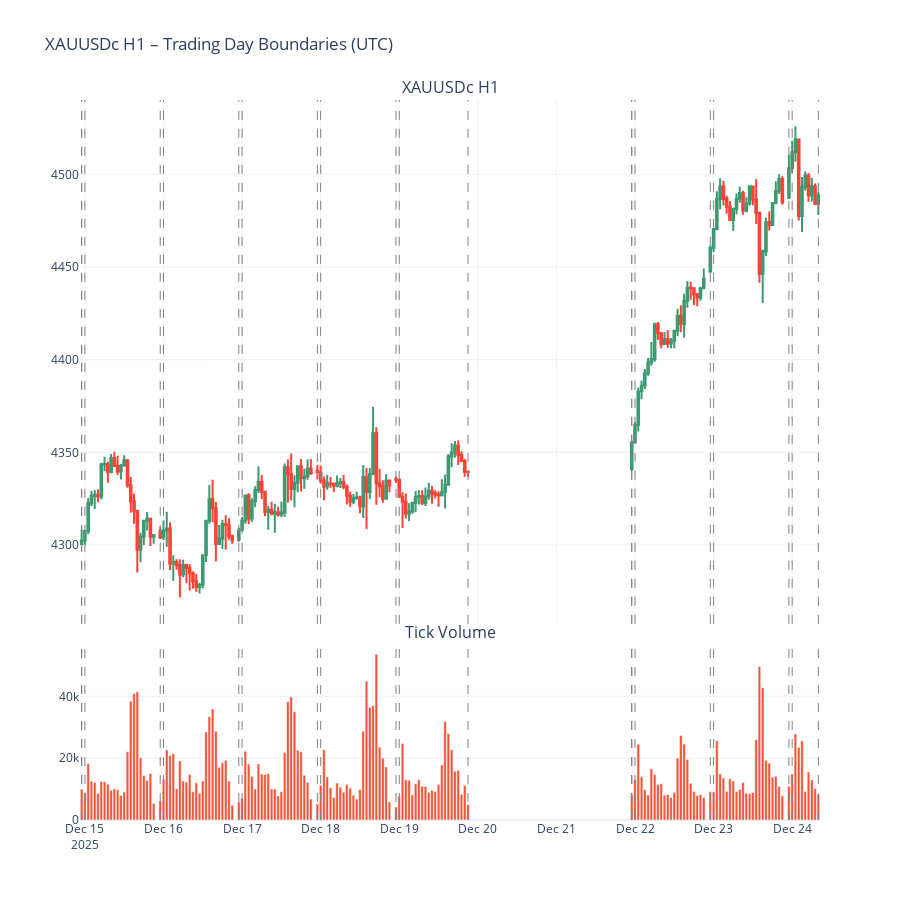

Here is the notebook cell this chart was saved with:
### Markdown cell above
Use Python to fetch XAUUSDc H1 candles data from MT5, but by calling 10 daily candles. UTC-based timezone. Use the plotly white-themed default candlestick chart with tick-volume bars on separte pane. Remove the rangeslider, make the chart height = 900.

Identify trading-hours that include pre-market open and overnight from the very first candle formed to the last candle formed. Locate the very first and project virtical dashed line at it, and project another dashed line at the last candle. Do this for all days.

### Code cell
import MetaTrader5 as mt5
import pandas as pd
import pytz
from datetime import datetime, timedelta
from plotly.subplots import make_subplots
import plotly.graph_objects as go

# -------------------------------------------------
# PARAMETERS
# -------------------------------------------------
symbol = "XAUUSDc"
timeframe = mt5.TIMEFRAME_H1
lookback_days = 10
utc_timezone = pytz.UTC

# -------------------------------------------------
# INITIALIZE MT5
# -------------------------------------------------
if not mt5.initialize():
    raise RuntimeError(f"MT5 initialization failed: {mt5.last_error()}")

if not mt5.symbol_select(symbol, True):
    mt5.shutdown()
    raise RuntimeError(f"Symbol not available: {symbol}")

# -------------------------------------------------
# FETCH DATA (UTC)
# -------------------------------------------------
utc_now = datetime.now(utc_timezone)
utc_from = utc_now - timedelta(days=lookback_days + 1)

rates = mt5.copy_rates_range(
    symbol,
    timeframe,
    utc_from,
    utc_now
)

mt5.shutdown()

if rates is None or len(rates) == 0:
    raise RuntimeError("No data returned from MT5")

df = pd.DataFrame(rates)
df["time"] = pd.to_datetime(df["time"], unit="s", utc=True)
df.set_index("time", inplace=True)

# -------------------------------------------------
# IDENTIFY TRADING DAYS
# -------------------------------------------------
df["trade_date"] = df.index.date

daily_bounds = (
    df.groupby("trade_date")
    .agg(
        first_time=("trade_date", lambda x: x.index.min()),
        last_time=("trade_date", lambda x: x.index.max())
    )
)

# -------------------------------------------------
# PLOTLY FIGURE (2 PANES)
# -------------------------------------------------
fig = make_subplots(
    rows=2,
    cols=1,
    shared_xaxes=True,
    vertical_spacing=0.03,
    row_heights=[0.75, 0.25],
    subplot_titles=("XAUUSDc H1", "Tick Volume")
)

# -------------------------------------------------
# CANDLESTICKS
# -------------------------------------------------
fig.add_trace(
    go.Candlestick(
        x=df.index,
        open=df["open"],
        high=df["high"],
        low=df["low"],
        close=df["close"],
        name="XAUUSDc"
    ),
    row=1,
    col=1
)

# -------------------------------------------------
# TICK VOLUME
# -------------------------------------------------
fig.add_trace(
    go.Bar(
        x=df.index,
        y=df["tick_volume"],
        name="Tick Volume"
    ),
    row=2,
    col=1
)

# -------------------------------------------------
# DAILY FIRST / LAST VERTICAL LINES
# -------------------------------------------------
for _, row in daily_bounds.iterrows():
    fig.add_vline(
        x=row["first_time"],
        line_width=1,
        line_dash="dash",
        line_color="gray"
    )
    fig.add_vline(
        x=row["last_time"],
        line_width=1,
        line_dash="dash",
        line_color="gray"
    )

# -------------------------------------------------
# LAYOUT
# -------------------------------------------------
fig.update_layout(
    title="XAUUSDc H1 – Trading Day Boundaries (UTC)",
    height=900,
    xaxis_rangeslider_visible=False,
    showlegend=False,
    template="plotly_white",
)

fig.show()

### Figure 1 — Plotly figure (JSON) as saved in the notebook; plotly's stock layout.template omitted (floating-point values rounded to 4 significant figures; data arrays with more than 128 entries replaced by an {"elided": "..."} marker saying what was removed)
{"data": [{"close": {"elided": "171 float values"}, "high": {"elided": "171 float values"}, "low": {"elided": "171 float values"}, "name": "XAUUSDc", "open": {"elided": "171 float values"}, "type": "candlestick", "x": {"elided": "171 str values"}, "xaxis": "x", "yaxis": "y"}, {"name": "Tick Volume", "type": "bar", "x": {"elided": "171 str values"}, "xaxis": "x2", "y": {"elided": "171 int values"}, "yaxis": "y2"}], "layout": {"annotations": [{"font": {"size": 16}, "showarrow": false, "text": "XAUUSDc H1", "x": 0.5, "xanchor": "center", "xref": "paper", "y": 1, "yanchor": "bottom", "yref": "paper"}, {"font": {"size": 16}, "showarrow": false, "text": "Tick Volume", "x": 0.5, "xanchor": "center", "xref": "paper", "y": 0.2425, "yanchor": "bottom", "yref": "paper"}], "height": 900, "shapes": [{"line": {"color": "gray", "dash": "dash", "width": 1}, "type": "line", "x0": "2025-12-14T23:00:00+00:00", "x1": "2025-12-14T23:00:00+00:00", "xref": "x", "y0": 0, "y1": 1, "yref": "y domain"}, {"line": {"color": "gray", "dash": "dash", "width": 1}, "type": "line", "x0": "2025-12-14T23:00:00+00:00", "x1": "2025-12-14T23:00:00+00:00", "xref": "x2", "y0": 0, "y1": 1, "yref": "y2 domain"}, {"line": {"color": "gray", "dash": "dash", "width": 1}, "type": "line", "x0": "2025-12-14T23:00:00+00:00", "x1": "2025-12-14T23:00:00+00:00", "xref": "x", "y0": 0, "y1": 1, "yref": "y domain"}, {"line": {"color": "gray", "dash": "dash", "width": 1}, "type": "line", "x0": "2025-12-14T23:00:00+00:00", "x1": "2025-12-14T23:00:00+00:00", "xref": "x2", "y0": 0, "y1": 1, "yref": "y2 domain"}, {"line": {"color": "gray", "dash": "dash", "width": 1}, "type": "line", "x0": "2025-12-15T00:00:00+00:00", "x1": "2025-12-15T00:00:00+00:00", "xref": "x", "y0": 0, "y1": 1, "yref": "y domain"}, {"line": {"color": "gray", "dash": "dash", "width": 1}, "type": "line", "x0": "2025-12-15T00:00:00+00:00", "x1": "2025-12-15T00:00:00+00:00", "xref": "x2", "y0": 0, "y1": 1, "yref": "y2 domain"}, {"line": {"color": "gray", "dash": "dash", "width": 1}, "type": "line", "x0": "2025-12-15T23:00:00+00:00", "x1": "2025-12-15T23:00:00+00:00", "xref": "x", "y0": 0, "y1": 1, "yref": "y domain"}, {"line": {"color": "gray", "dash": "dash", "width": 1}, "type": "line", "x0": "2025-12-15T23:00:00+00:00", "x1": "2025-12-15T23:00:00+00:00", "xref": "x2", "y0": 0, "y1": 1, "yref": "y2 domain"}, {"line": {"color": "gray", "dash": "dash", "width": 1}, "type": "line", "x0": "2025-12-16T00:00:00+00:00", "x1": "2025-12-16T00:00:00+00:00", "xref": "x", "y0": 0, "y1": 1, "yref": "y domain"}, {"line": {"color": "gray", "dash": "dash", "width": 1}, "type": "line", "x0": "2025-12-16T00:00:00+00:00", "x1": "2025-12-16T00:00:00+00:00", "xref": "x2", "y0": 0, "y1": 1, "yref": "y2 domain"}, {"line": {"color": "gray", "dash": "dash", "width": 1}, "type": "line", "x0": "2025-12-16T23:00:00+00:00", "x1": "2025-12-16T23:00:00+00:00", "xref": "x", "y0": 0, "y1": 1, "yref": "y domain"}, {"line": {"color": "gray", "dash": "dash", "width": 1}, "type": "line", "x0": "2025-12-16T23:00:00+00:00", "x1": "2025-12-16T23:00:00+00:00", "xref": "x2", "y0": 0, "y1": 1, "yref": "y2 domain"}, {"line": {"color": "gray", "dash": "dash", "width": 1}, "type": "line", "x0": "2025-12-17T00:00:00+00:00", "x1": "2025-12-17T00:00:00+00:00", "xref": "x", "y0": 0, "y1": 1, "yref": "y domain"}, {"line": {"color": "gray", "dash": "dash", "width": 1}, "type": "line", "x0": "2025-12-17T00:00:00+00:00", "x1": "2025-12-17T00:00:00+00:00", "xref": "x2", "y0": 0, "y1": 1, "yref": "y2 domain"}, {"line": {"color": "gray", "dash": "dash", "width": 1}, "type": "line", "x0": "2025-12-17T23:00:00+00:00", "x1": "2025-12-17T23:00:00+00:00", "xref": "x", "y0": 0, "y1": 1, "yref": "y domain"}, {"line": {"color": "gray", "dash": "dash", "width": 1}, "type": "line", "x0": "2025-12-17T23:00:00+00:00", "x1": "2025-12-17T23:00:00+00:00", "xref": "x2", "y0": 0, "y1": 1, "yref": "y2 domain"}, {"line": {"color": "gray", "dash": "dash", "width": 1}, "type": "line", "x0": "2025-12-18T00:00:00+00:00", "x1": "2025-12-18T00:00:00+00:00", "xref": "x", "y0": 0, "y1": 1, "yref": "y domain"}, {"line": {"color": "gray", "dash": "dash", "width": 1}, "type": "line", "x0": "2025-12-18T00:00:00+00:00", "x1": "2025-12-18T00:00:00+00:00", "xref": "x2", "y0": 0, "y1": 1, "yref": "y2 domain"}, {"line": {"color": "gray", "dash": "dash", "width": 1}, "type": "line", "x0": "2025-12-18T23:00:00+00:00", "x1": "2025-12-18T23:00:00+00:00", "xref": "x", "y0": 0, "y1": 1, "yref": "y domain"}, {"line": {"color": "gray", "dash": "dash", "width": 1}, "type": "line", "x0": "2025-12-18T23:00:00+00:00", "x1": "2025-12-18T23:00:00+00:00", "xref": "x2", "y0": 0, "y1": 1, "yref": "y2 domain"}, {"line": {"color": "gray", "dash": "dash", "width": 1}, "type": "line", "x0": "2025-12-19T00:00:00+00:00", "x1": "2025-12-19T00:00:00+00:00", "xref": "x", "y0": 0, "y1": 1, "yref": "y domain"}, {"line": {"color": "gray", "dash": "dash", "width": 1}, "type": "line", "x0": "2025-12-19T00:00:00+00:00", "x1": "2025-12-19T00:00:00+00:00", "xref": "x2", "y0": 0, "y1": 1, "yref": "y2 domain"}, {"line": {"color": "gray", "dash": "dash", "width": 1}, "type": "line", "x0": "2025-12-19T21:00:00+00:00", "x1": "2025-12-19T21:00:00+00:00", "xref": "x", "y0": 0, "y1": 1, "yref": "y domain"}, {"line": {"color": "gray", "dash": "dash", "width": 1}, "type": "line", "x0": "2025-12-19T21:00:00+00:00", "x1": "2025-12-19T21:00:00+00:00", "xref": "x2", "y0": 0, "y1": 1, "yref": "y2 domain"}, {"line": {"color": "gray", "dash": "dash", "width": 1}, "type": "line", "x0": "2025-12-21T23:00:00+00:00", "x1": "2025-12-21T23:00:00+00:00", "xref": "x", "y0": 0, "y1": 1, "yref": "y domain"}, {"line": {"color": "gray", "dash": "dash", "width": 1}, "type": "line", "x0": "2025-12-21T23:00:00+00:00", "x1": "2025-12-21T23:00:00+00:00", "xref": "x2", "y0": 0, "y1": 1, "yref": "y2 domain"}, {"line": {"color": "gray", "dash": "dash", "width": 1}, "type": "line", "x0": "2025-12-21T23:00:00+00:00", "x1": "2025-12-21T23:00:00+00:00", "xref": "x", "y0": 0, "y1": 1, "yref": "y domain"}, {"line": {"color": "gray", "dash": "dash", "width": 1}, "type": "line", "x0": "2025-12-21T23:00:00+00:00", "x1": "2025-12-21T23:00:00+00:00", "xref": "x2", "y0": 0, "y1": 1, "yref": "y2 domain"}, {"line": {"color": "gray", "dash": "dash", "width": 1}, "type": "line", "x0": "2025-12-22T00:00:00+00:00", "x1": "2025-12-22T00:00:00+00:00", "xref": "x", "y0": 0, "y1": 1, "yref": "y domain"}, {"line": {"color": "gray", "dash": "dash", "width": 1}, "type": "line", "x0": "2025-12-22T00:00:00+00:00", "x1": "2025-12-22T00:00:00+00:00", "xref": "x2", "y0": 0, "y1": 1, "yref": "y2 domain"}, {"line": {"color": "gray", "dash": "dash", "width": 1}, "type": "line", "x0": "2025-12-22T23:00:00+00:00", "x1": "2025-12-22T23:00:00+00:00", "xref": "x", "y0": 0, "y1": 1, "yref": "y domain"}, {"line": {"color": "gray", "dash": "dash", "width": 1}, "type": "line", "x0": "2025-12-22T23:00:00+00:00", "x1": "2025-12-22T23:00:00+00:00", "xref": "x2", "y0": 0, "y1": 1, "yref": "y2 domain"}, {"line": {"color": "gray", "dash": "dash", "width": 1}, "type": "line", "x0": "2025-12-23T00:00:00+00:00", "x1": "2025-12-23T00:00:00+00:00", "xref": "x", "y0": 0, "y1": 1, "yref": "y domain"}, {"line": {"color": "gray", "dash": "dash", "width": 1}, "type": "line", "x0": "2025-12-23T00:00:00+00:00", "x1": "2025-12-23T00:00:00+00:00", "xref": "x2", "y0": 0, "y1": 1, "yref": "y2 domain"}, {"line": {"color": "gray", "dash": "dash", "width": 1}, "type": "line", "x0": "2025-12-23T23:00:00+00:00", "x1": "2025-12-23T23:00:00+00:00", "xref": "x", "y0": 0, "y1": 1, "yref": "y domain"}, {"line": {"color": "gray", "dash": "dash", "width": 1}, "type": "line", "x0": "2025-12-23T23:00:00+00:00", "x1": "2025-12-23T23:00:00+00:00", "xref": "x2", "y0": 0, "y1": 1, "yref": "y2 domain"}, {"line": {"color": "gray", "dash": "dash", "width": 1}, "type": "line", "x0": "2025-12-24T00:00:00+00:00", "x1": "2025-12-24T00:00:00+00:00", "xref": "x", "y0": 0, "y1": 1, "yref": "y domain"}, {"line": {"color": "gray", "dash": "dash", "width": 1}, "type": "line", "x0": "2025-12-24T00:00:00+00:00", "x1": "2025-12-24T00:00:00+00:00", "xref": "x2", "y0": 0, "y1": 1, "yref": "y2 domain"}, {"line": {"color": "gray", "dash": "dash", "width": 1}, "type": "line", "x0": "2025-12-24T08:00:00+00:00", "x1": "2025-12-24T08:00:00+00:00", "xref": "x", "y0": 0, "y1": 1, "yref": "y domain"}, {"line": {"color": "gray", "dash": "dash", "width": 1}, "type": "line", "x0": "2025-12-24T08:00:00+00:00", "x1": "2025-12-24T08:00:00+00:00", "xref": "x2", "y0": 0, "y1": 1, "yref": "y2 domain"}], "showlegend": false, "title": {"text": "XAUUSDc H1 – Trading Day Boundaries (UTC)"}, "xaxis": {"anchor": "y", "domain": [0, 1], "matches": "x2", "rangeslider": {"visible": false}, "showticklabels": false}, "xaxis2": {"anchor": "y2", "domain": [0, 1]}, "yaxis": {"anchor": "x", "domain": [0.2725, 1]}, "yaxis2": {"anchor": "x2", "domain": [0, 0.2425]}}}
